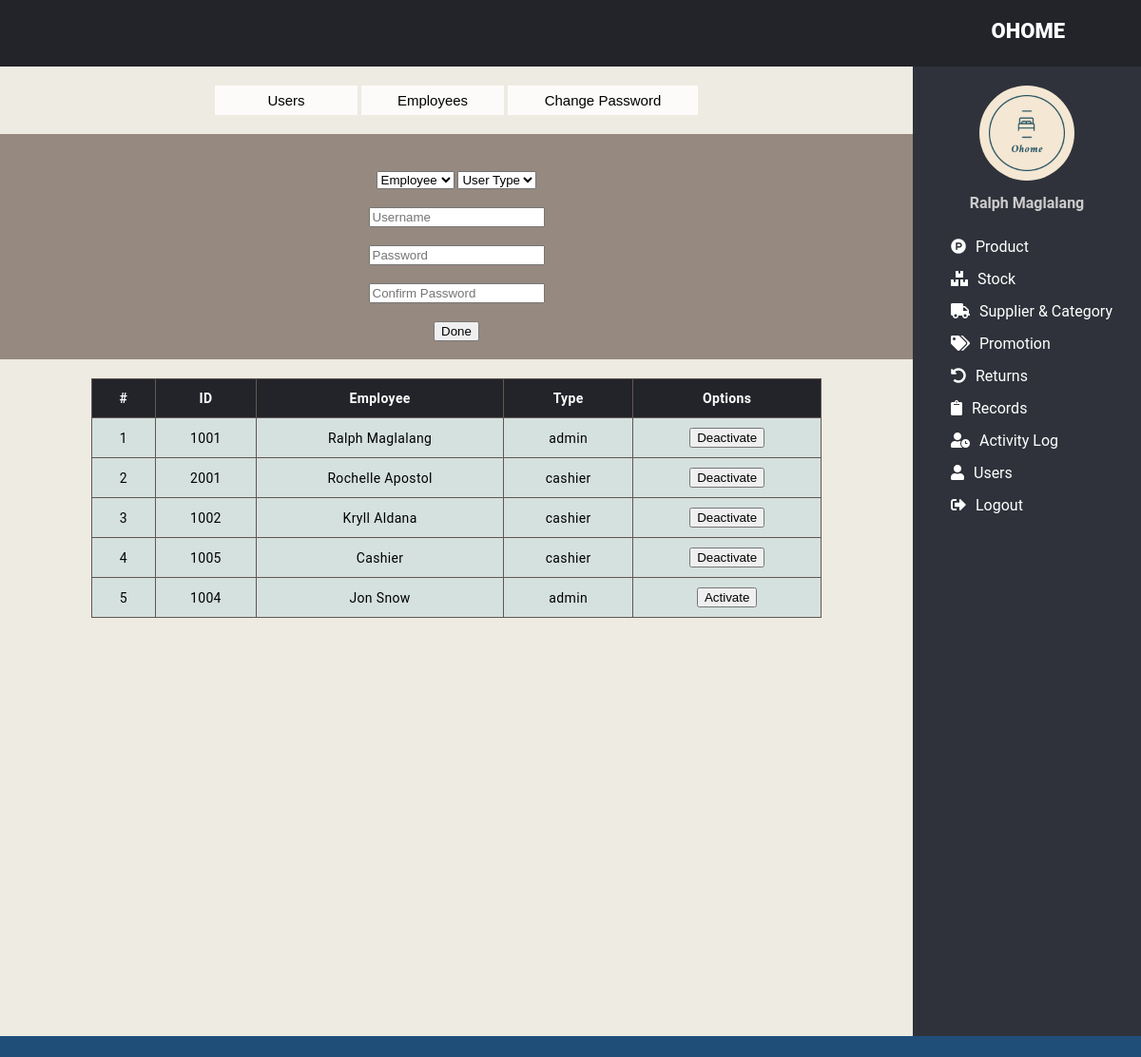
The page /POSINVENTORY/admin/adminusers.php (signed in) on the database its author committed.
### tables this page shows
CREATE TABLE `tblusers` (
  `userID` int(10) NOT NULL,
  `employeeID` varchar(10) NOT NULL,
  `username` varchar(10) NOT NULL,
  `password` varchar(10) NOT NULL,
  `role` varchar(10) NOT NULL,
  `status` varchar(10) NOT NULL DEFAULT 'active'
);

CREATE TABLE `tblemployees` (
  `employeeID` varchar(10) NOT NULL,
  `name` varchar(50) NOT NULL,
  `status` varchar(10) NOT NULL DEFAULT 'active'
);

### POSINVENTORY/admin/adminusers.php (the view, shortened to what this page needs)
<?php
    require '../include/dbcon.php';
 ?>
<!DOCTYPE html>
<html>
    <head>
        <link rel="stylesheet" type="text/css" href="https://cdnjs.cloudflare.com/ajax/libs/font-awesome/5.13.0/css/all.min.css">
        <link rel="stylesheet" href="../styles.css">
    </head>
    <body>
	<header>
		<div class="right_area">
			<h3>Ohome</h3>
		</div>
	</header>
        <div class="main">
            <div class="activity">
                <div class="tabs">
                    <form method="get">
                        <button name="UsersTab">Users</button>
                        <button name="EmployeesTab">Employees</button>
                        <button name="ChangePassword">Change Password</button>
                    </form>
                </div>
                <?php
                    if(isset($_SESSION["ChangePassword"]))
                    {
                        echo    '<div class="users">';
                        if(isset($_SESSION["NewMessage"])) {
                            echo    '<label>'.$_SESSION["NewMessage"].'</label>'; unset($_SESSION["NewMessage"]);}
                        echo '<form method="post">
                                <br><br>
                                <input type="password" name="currentpassword" placeholder="Current Password" required><br><br>
                                <input type="password" name="newpassword" placeholder="New Password" required><br><br>
                                <input type="password" name="confirmpassword" placeholder="Confirm Password" required><br><br>
                                <button name="ChangePassword">Done</button>
                                <br><br>
                            </form>
                            </tr></div>';
                    }
                    else
                    {
                        $dropdown = '<select name="employeeID">\r\n<option value="" selected hidden>Employee</option>';
                        $dropdown .= '\r\n</select> ';
                        echo    '<div class="users">';
                        echo    '<form method="post">
                                    <br><br>
                                    '.$dropdown.'
                                    <select name="role" required>
                                        <option value="" selected hidden>User Type</option>
                                        <option value="admin">Admin</option>
                                        <option value="cashier">Cashier</option>
                                    </select><br><br>
                                    <input type="text" name="username" placeholder="Username" required><br><br>
                                    <input type="password" name="password" placeholder="Password" required><br><br>
                                    <input type="password" name="confirmpassword" placeholder="Confirm Password" required><br><br>
                                    <button name="AddUser">Done</button>
                                    <br><br>
                                </form>
                                </tr>';
                        echo '</div>';
                        echo    '<table class="table">
                                <tr>
                                    <th>#</th><th>ID</th><th>Employee</th><th>Type</th><th>Options</th>
                                </tr>';
                        $pdoDisplay = $pdoConnect->prepare("SELECT tblusers.*,tblemployees.name FROM tblusers INNER JOIN tblemployees WHERE tblusers.employeeID=tblemployees.employeeID ORDER BY status");
                        $pdoDisplay->execute();
                        $num=0;
                        foreach ($pdoDisplay as $user) {
                        $num++;
                            if((isset($_POST["Deactivate"]) || isset($_POST["Activate"])) && $user["username"]==$_POST["username"])
                            {
                                echo    '<tr class="crud"><td></td>
                                        <td colspan=5>
                                        <label>Are you sure you want to '; echo ($user['status'] == 'active') ? 'deactivate' : 'activate'; echo' this user?</label>
                                        </td></tr>
                                        <tr class="crud"><td></td>
                                        <td>'.$user['employeeID'].'</td>
                                        <td>'.$user['name'].'</td>
                                        <td>'.$user['role'].'</td>
                                        <td>
                                        <form method="post">
                                            <input type="hidden" name="username" value="'.$user["username"].'">
                                            <button name="Cancel" form="cancel">Cancel</button>
                                            '; echo ($user['status'] == 'active') ? '<button name="DeactivateUser">Deactivate</button><input type="hidden" name="status" value="inactive">' : '<button name="ActivateUser">Deactivate</button><input type="hidden" name="status" value="active">'; echo '
                                        </form>
                                        <form method="post" id="cancel"></form>
                                        </td>
                                        </tr>';
                            }
                            else
                            {
                                echo   '<tr>
                                <td>'.$num.'</td>
                                <td>'.$user['employeeID'].'</td>
                                <td>'.$user['name'].'</td>
                                <td>'.$user['role'].'</td>
                                <td>
                                <form method="post">
                                    <input type="hidden" name="username" value="'.$user["username"].'">
                                    '; echo ($user['status'] == 'active') ? '<button name="Deactivate">Deactivate</button>' : '<button name="Activate">Activate</button>'; echo '
                                </form>
                                </td>
                                </tr>';
                            }
                        }
                        echo '</table>';
                    }
                ?>
            </div>
            <div class="navigation">
                <?php
                    include '../include/adminnav.php';
                ?>
            </div>
        </div>
        <div class="footer">
        </div>
    </body>
</html>

### POSINVENTORY/styles.css (style rules this page uses)
body { margin: 0; padding: 0; font-family: "Roboto", sans-serif; background-color: #edebe2; }
header { position: fixed; background: #22242A; padding: 20px; width: 100%; height: 30px; }
.right_area h3 { color: #fff; margin: 0; text-transform: uppercase; font-size: 22px; font-weight: 850; float: right; margin-right: 100px; }
.navigation { background: #2f323A; margin-top: 70px; padding-top: 20px; position: fixed; right: 0; width: 20%; height: 100%; transition: 0.5s; transition-property: right; }
.activity { position: fixed; margin-top: 70px; padding-bottom: 100px; width: 80%; height: 68%; float: left; overflow-y: scroll; text-align: center; }
.tabs { padding: 20px; }
.tabs button, .tabs select { width: 150px; padding: 7px 18px; border: none; font-size: 15px; background-color: rgba(255, 255, 255, 0.801); }
.tabs button[name="AppliedTab"], .tabs button[name="ChangePassword"] { width: 200px; }
.footer { width: 100%; height: 2vh; position: fixed; bottom: 0vh; background-color: #1F4E79; }
.table { width: 80%; border-collapse: collapse; margin: auto; margin-bottom: 200px; }
.table th { background-color: #22242A; color: #fff; font-weight: 600; padding: 12px; border: 1.5px solid #625750; }
.table tr, .table td { font-size: 14px; letter-spacing: 0.35px; background-color: #d5e1df; padding: 10px; border: 1px solid #625750; }
.users { margin: auto; margin-bottom: 20px; text-align: center; background-color: #96897f; }

### rows shown on the page
tblusers: employeeID "1001", employeeID.name "Ralph Maglalang", role "admin", status "Deactivate"
tblusers: employeeID "2001", employeeID.name "Rochelle Apostol", role "cashier", status "Deactivate"
tblusers: employeeID "1002", employeeID.name "Kryll Aldana", role "cashier", status "Deactivate"
tblusers: employeeID "1005", employeeID.name "Cashier", role "cashier", status "Deactivate"
tblusers: employeeID "1004", employeeID.name "Jon Snow", role "admin", status "Activate"

### other values the page prints
$_SESSION["Name"] "Ralph Maglalang"
